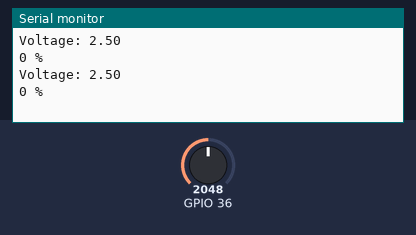
Bench run of a sketch on a simulated ESP32. Shown: the last lines printed to the serial monitor. Inputs (shaded band) come from the test bench; at power-on: GPIO 36 = 2048 (analog values on the 0–4095 scale).

Above: at 2.8 s.
2.9 s: GPIO 36 set to 2866
At 3.8 s:
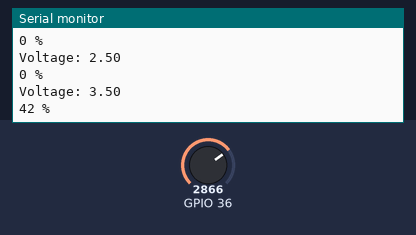
4.4 s: GPIO 36 set to 3603
At 5.5 s:
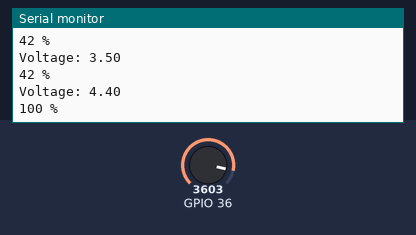
Timing chart, 0 to 7.4 s (numbered marks = the images above; inputs shaded):
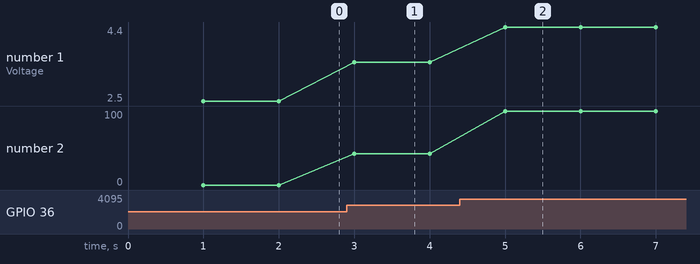

Measured:
- after the input at 2.9 s, the serial monitor: prints a new line after 0.10 s (image 1)
- after the input at 4.4 s, the serial monitor: prints a new line after 0.60 s (image 2)
- plotted number 1: 2.5 → 3.5 after the input at 2.9 s, 3.5 → 4.4 after the input at 4.4 s
- plotted number 2: 0 → 42 after the input at 2.9 s, 42 → 100 after the input at 4.4 s

The sketch:

ESP32_-_ADC_test_battery_voltage.ino
```cpp
/*
 BAT+ -----7k------T-----15k-------GND
                   |
                   |
 */
unsigned int percentage = 0;

unsigned long previousMillis = 0;
const long interval = 1000;

// setup
void setup() {
  Serial.begin(115200);
  analogReadResolution(12);             // Sets the sample bits and read resolution, default is 12-bit (0 - 4095), range is 9 - 12 bits
  analogSetWidth(12);                   // Sets the sample bits and read resolution, default is 12-bit (0 - 4095), range is 9 - 12 bits

  adcAttachPin(36);
  analogSetClockDiv(255); // 1338mS
}

// loop
void loop() {
  unsigned long currentMillis = millis();
  if (currentMillis - previousMillis >= interval) {
    // save the last time you blinked the LED
    previousMillis = currentMillis;
    float voltage = map(analogRead(36), 0, 4095, 0, 5000) / 1000.0F; // depends on ADC range/mode set

    if (voltage > 4.18) percentage = 100;
    else if (voltage < 3.0) percentage = 0;
    else
      percentage = (voltage - 3.0) * 100 / (4.18 - 3.0);

    Serial.println("Voltage: " + String(voltage));
    Serial.println(String(percentage) + " %");
  }
}
```
